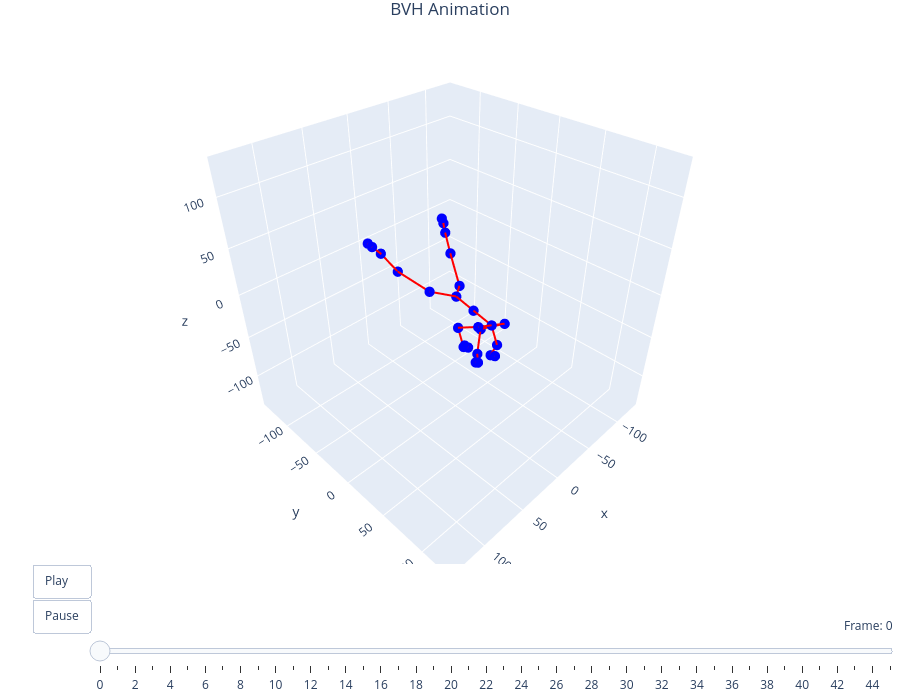

Here is the notebook cell this chart was saved with:
### Code cell
filename = "fight1_improved"
viewer = preview_bvh(f'bvh/{filename}.bvh', True, True)

### Figure 1 — Plotly figure (JSON) as saved in the notebook; plotly's stock layout.template omitted (floating-point values rounded to 4 significant figures)
{"data": [{"hoverinfo": "text", "marker": {"color": "blue", "size": 6}, "mode": "markers", "showlegend": false, "text": ["Hips", "Spine", "Chest", "Neck", "Head", "Head_end", "LeftShoulder", "LeftArm", "LeftForeArm", "LeftHand", "LeftHand_end", "RightShoulder", "RightArm", "RightForeArm", "RightHand", "RightHand_end", "LeftUpLeg", "LeftLeg", "LeftFoot", "LeftToeBase", "LeftToeBase_end", "RightUpLeg", "RightLeg", "RightFoot", "RightToeBase", "RightToeBase_end"], "type": "scatter3d", "x": [0, 2.204, 4.409, 7.698, 13.02, 13.02, 18.27, 25.53, 28.28, 27.37, 28.38, -9.454, -5.655, 10.03, 15.71, 18.71, 16.66, 26.58, 31.01, 34.64, 36.16, -17.39, -32.66, -42.5, -46.48, -48.01], "y": [0, 24.02, 48.04, 58.14, 55.81, 60.81, 44.69, 27.46, 37.05, 41.71, 38.38, 51.39, 26.38, 37.31, 43.42, 43.42, -18.07, -50.21, -67.98, -75.81, -79.88, -12.74, -40.26, -57.35, -63.94, -67.66], "z": [0, -2.446, -4.891, -19.33, -29.31, -27.31, -0.9396, -7.268, -21.87, -20.31, -19.38, -8.843, -26.78, -40.7, -43.92, -41.92, 4.725, 16.58, 30.29, 35.7, 38.37, -2.564, 15.12, 27.4, 33.97, 37.1]}, {"hoverinfo": "none", "line": {"color": "red", "width": 4}, "mode": "lines", "showlegend": false, "type": "scatter3d", "x": [2.204, 0, null, 4.409, 2.204, null, 7.698, 4.409, null, 13.02, 7.698, null, 13.02, 13.02, null, 18.27, 4.409, null, 25.53, 18.27, null, 28.28, 25.53, null, 27.37, 28.28, null, 28.38, 27.37, null, -9.454, 4.409, null, -5.655, -9.454, null, 10.03, -5.655, null, 15.71, 10.03, null, 18.71, 15.71, null, 16.66, 0, null, 26.58, 16.66, null, 31.01, 26.58, null, 34.64, 31.01, null, 36.16, 34.64, null, -17.39, 0, null, -32.66, -17.39, null, -42.5, -32.66, null, -46.48, -42.5, null, -48.01, -46.48, null], "y": [24.02, 0, null, 48.04, 24.02, null, 58.14, 48.04, null, 55.81, 58.14, null, 60.81, 55.81, null, 44.69, 48.04, null, 27.46, 44.69, null, 37.05, 27.46, null, 41.71, 37.05, null, 38.38, 41.71, null, 51.39, 48.04, null, 26.38, 51.39, null, 37.31, 26.38, null, 43.42, 37.31, null, 43.42, 43.42, null, -18.07, 0, null, -50.21, -18.07, null, -67.98, -50.21, null, -75.81, -67.98, null, -79.88, -75.81, null, -12.74, 0, null, -40.26, -12.74, null, -57.35, -40.26, null, -63.94, -57.35, null, -67.66, -63.94, null], "z": [-2.446, 0, null, -4.891, -2.446, null, -19.33, -4.891, null, -29.31, -19.33, null, -27.31, -29.31, null, -0.9396, -4.891, null, -7.268, -0.9396, null, -21.87, -7.268, null, -20.31, -21.87, null, -19.38, -20.31, null, -8.843, -4.891, null, -26.78, -8.843, null, -40.7, -26.78, null, -43.92, -40.7, null, -41.92, -43.92, null, 4.725, 0, null, 16.58, 4.725, null, 30.29, 16.58, null, 35.7, 30.29, null, 38.37, 35.7, null, -2.564, 0, null, 15.12, -2.564, null, 27.4, 15.12, null, 33.97, 27.4, null, 37.1, 33.97, null]}], "layout": {"height": 700, "margin": {"b": 0, "l": 0, "r": 0, "t": 30}, "scene": {"aspectmode": "cube", "xaxis": {"range": [-135.4, 140.6]}, "yaxis": {"range": [-143.4, 132.6]}, "zaxis": {"range": [-140.0, 136.0]}}, "sliders": [{"active": 0, "currentvalue": {"prefix": "Frame: ", "visible": true, "xanchor": "right"}, "len": 0.9, "pad": {"b": 10, "t": 50}, "steps": [{"args": [["frame_0"], {"frame": {"duration": 0, "redraw": true}, "mode": "immediate"}], "label": "0", "method": "animate"}, {"args": [["frame_1"], {"frame": {"duration": 0, "redraw": true}, "mode": "immediate"}], "label": "1", "method": "animate"}, {"args": [["frame_2"], {"frame": {"duration": 0, "redraw": true}, "mode": "immediate"}], "label": "2", "method": "animate"}, {"args": [["frame_3"], {"frame": {"duration": 0, "redraw": true}, "mode": "immediate"}], "label": "3", "method": "animate"}, {"args": [["frame_4"], {"frame": {"duration": 0, "redraw": true}, "mode": "immediate"}], "label": "4", "method": "animate"}, {"args": [["frame_5"], {"frame": {"duration": 0, "redraw": true}, "mode": "immediate"}], "label": "5", "method": "animate"}, {"args": [["frame_6"], {"frame": {"duration": 0, "redraw": true}, "mode": "immediate"}], "label": "6", "method": "animate"}, {"args": [["frame_7"], {"frame": {"duration": 0, "redraw": true}, "mode": "immediate"}], "label": "7", "method": "animate"}, {"args": [["frame_8"], {"frame": {"duration": 0, "redraw": true}, "mode": "immediate"}], "label": "8", "method": "animate"}, {"args": [["frame_9"], {"frame": {"duration": 0, "redraw": true}, "mode": "immediate"}], "label": "9", "method": "animate"}, {"args": [["frame_10"], {"frame": {"duration": 0, "redraw": true}, "mode": "immediate"}], "label": "10", "method": "animate"}, {"args": [["frame_11"], {"frame": {"duration": 0, "redraw": true}, "mode": "immediate"}], "label": "11", "method": "animate"}, {"args": [["frame_12"], {"frame": {"duration": 0, "redraw": true}, "mode": "immediate"}], "label": "12", "method": "animate"}, {"args": [["frame_13"], {"frame": {"duration": 0, "redraw": true}, "mode": "immediate"}], "label": "13", "method": "animate"}, {"args": [["frame_14"], {"frame": {"duration": 0, "redraw": true}, "mode": "immediate"}], "label": "14", "method": "animate"}, {"args": [["frame_15"], {"frame": {"duration": 0, "redraw": true}, "mode": "immediate"}], "label": "15", "method": "animate"}, {"args": [["frame_16"], {"frame": {"duration": 0, "redraw": true}, "mode": "immediate"}], "label": "16", "method": "animate"}, {"args": [["frame_17"], {"frame": {"duration": 0, "redraw": true}, "mode": "immediate"}], "label": "17", "method": "animate"}, {"args": [["frame_18"], {"frame": {"duration": 0, "redraw": true}, "mode": "immediate"}], "label": "18", "method": "animate"}, {"args": [["frame_19"], {"frame": {"duration": 0, "redraw": true}, "mode": "immediate"}], "label": "19", "method": "animate"}, {"args": [["frame_20"], {"frame": {"duration": 0, "redraw": true}, "mode": "immediate"}], "label": "20", "method": "animate"}, {"args": [["frame_21"], {"frame": {"duration": 0, "redraw": true}, "mode": "immediate"}], "label": "21", "method": "animate"}, {"args": [["frame_22"], {"frame": {"duration": 0, "redraw": true}, "mode": "immediate"}], "label": "22", "method": "animate"}, {"args": [["frame_23"], {"frame": {"duration": 0, "redraw": true}, "mode": "immediate"}], "label": "23", "method": "animate"}, {"args": [["frame_24"], {"frame": {"duration": 0, "redraw": true}, "mode": "immediate"}], "label": "24", "method": "animate"}, {"args": [["frame_25"], {"frame": {"duration": 0, "redraw": true}, "mode": "immediate"}], "label": "25", "method": "animate"}, {"args": [["frame_26"], {"frame": {"duration": 0, "redraw": true}, "mode": "immediate"}], "label": "26", "method": "animate"}, {"args": [["frame_27"], {"frame": {"duration": 0, "redraw": true}, "mode": "immediate"}], "label": "27", "method": "animate"}, {"args": [["frame_28"], {"frame": {"duration": 0, "redraw": true}, "mode": "immediate"}], "label": "28", "method": "animate"}, {"args": [["frame_29"], {"frame": {"duration": 0, "redraw": true}, "mode": "immediate"}], "label": "29", "method": "animate"}, {"args": [["frame_30"], {"frame": {"duration": 0, "redraw": true}, "mode": "immediate"}], "label": "30", "method": "animate"}, {"args": [["frame_31"], {"frame": {"duration": 0, "redraw": true}, "mode": "immediate"}], "label": "31", "method": "animate"}, {"args": [["frame_32"], {"frame": {"duration": 0, "redraw": true}, "mode": "immediate"}], "label": "32", "method": "animate"}, {"args": [["frame_33"], {"frame": {"duration": 0, "redraw": true}, "mode": "immediate"}], "label": "33", "method": "animate"}, {"args": [["frame_34"], {"frame": {"duration": 0, "redraw": true}, "mode": "immediate"}], "label": "34", "method": "animate"}, {"args": [["frame_35"], {"frame": {"duration": 0, "redraw": true}, "mode": "immediate"}], "label": "35", "method": "animate"}, {"args": [["frame_36"], {"frame": {"duration": 0, "redraw": true}, "mode": "immediate"}], "label": "36", "method": "animate"}, {"args": [["frame_37"], {"frame": {"duration": 0, "redraw": true}, "mode": "immediate"}], "label": "37", "method": "animate"}, {"args": [["frame_38"], {"frame": {"duration": 0, "redraw": true}, "mode": "immediate"}], "label": "38", "method": "animate"}, {"args": [["frame_39"], {"frame": {"duration": 0, "redraw": true}, "mode": "immediate"}], "label": "39", "method": "animate"}, {"args": [["frame_40"], {"frame": {"duration": 0, "redraw": true}, "mode": "immediate"}], "label": "40", "method": "animate"}, {"args": [["frame_41"], {"frame": {"duration": 0, "redraw": true}, "mode": "immediate"}], "label": "41", "method": "animate"}, {"args": [["frame_42"], {"frame": {"duration": 0, "redraw": true}, "mode": "immediate"}], "label": "42", "method": "animate"}, {"args": [["frame_43"], {"frame": {"duration": 0, "redraw": true}, "mode": "immediate"}], "label": "43", "method": "animate"}, {"args": [["frame_44"], {"frame": {"duration": 0, "redraw": true}, "mode": "immediate"}], "label": "44", "method": "animate"}, {"args": [["frame_45"], {"frame": {"duration": 0, "redraw": true}, "mode": "immediate"}], "label": "45", "method": "animate"}], "x": 0.1, "xanchor": "left", "y": 0, "yanchor": "top"}], "title": {"text": "BVH Animation", "x": 0.5, "xanchor": "center"}, "updatemenus": [{"buttons": [{"args": [null, {"frame": {"duration": 66, "redraw": true}, "fromcurrent": true, "mode": "immediate"}], "label": "Play", "method": "animate"}, {"args": [[null], {"frame": {"duration": 0, "redraw": false}, "mode": "immediate"}], "label": "Pause", "method": "animate"}], "showactive": false, "type": "buttons", "x": 0.1, "xanchor": "right", "y": 0, "yanchor": "top"}]}}
